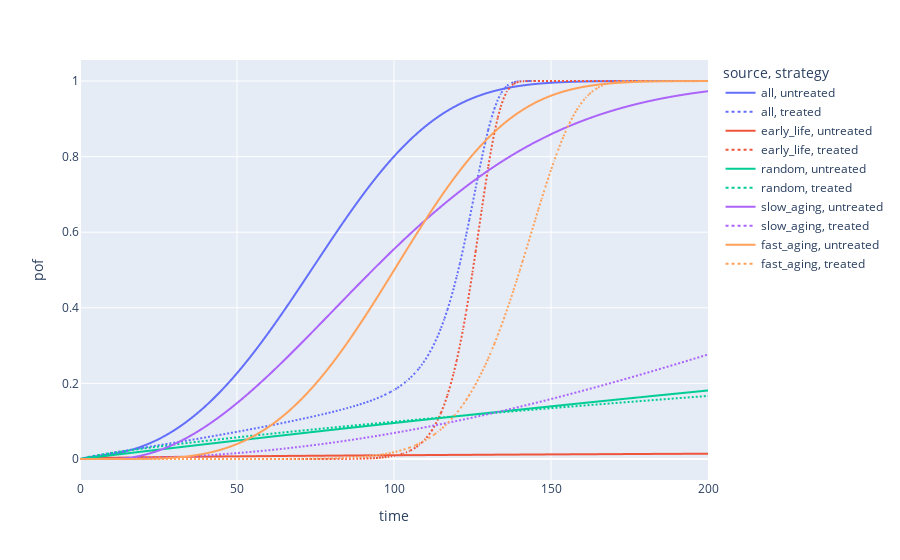
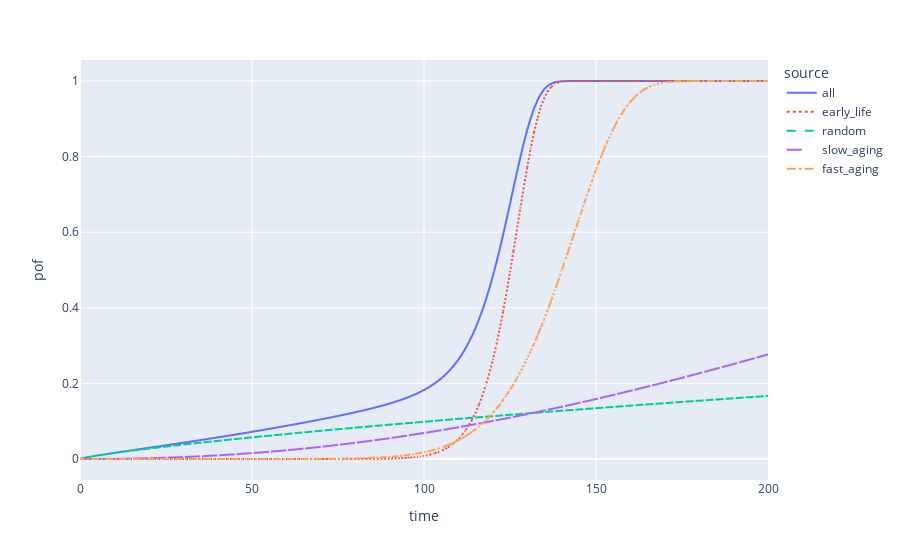

Here is the notebook cell these charts were saved with, in order:
### Code cell
def update_pof_figure2():

    pof = dict(
        untreated = pd.DataFrame(comp.expected_untreated(t_end=200)),
        treated = pd.DataFrame(comp.expected_pof(t_end=200)),
    )

    df = pd.concat(pof).rename_axis(['strategy', 'time']).reset_index()
    df = df.melt(id_vars = ['time', 'strategy'], var_name='source', value_name='pof')

    fig = px.line(df,x='time', y='pof', color='source', line_dash = 'strategy', line_group='strategy')
    return fig

update_pof_figure2().show()

def update_pof_figure():
    pof = comp.expected_pof(t_end=200)

    df = pd.DataFrame(pof)
    df.index.name = 'time'
    df = df.reset_index().melt(id_vars = 'time', var_name='source', value_name='pof')

    fig = px.line(df,x='time', y='pof', color='source', line_dash = 'source')
    return fig

update_pof_figure().show()

### Figure 1 — Plotly figure (JSON) as saved in the notebook; plotly's stock layout.template omitted (floating-point values rounded to 4 significant figures; data arrays with more than 128 entries replaced by an {"elided": "..."} marker saying what was removed)
{"data": [{"hovertemplate": "source=all<br>strategy=untreated<br>time=%{x}<br>pof=%{y}<extra></extra>", "legendgroup": "all, untreated", "line": {"color": "#636efa", "dash": "solid"}, "mode": "lines", "name": "all, untreated", "showlegend": true, "type": "scattergl", "x": {"elided": "201 int values"}, "xaxis": "x", "y": {"elided": "201 float values"}, "yaxis": "y"}, {"hovertemplate": "source=all<br>strategy=treated<br>time=%{x}<br>pof=%{y}<extra></extra>", "legendgroup": "all, treated", "line": {"color": "#636efa", "dash": "dot"}, "mode": "lines", "name": "all, treated", "showlegend": true, "type": "scattergl", "x": {"elided": "201 int values"}, "xaxis": "x", "y": {"elided": "201 float values"}, "yaxis": "y"}, {"hovertemplate": "source=early_life<br>strategy=untreated<br>time=%{x}<br>pof=%{y}<extra></extra>", "legendgroup": "early_life, untreated", "line": {"color": "#EF553B", "dash": "solid"}, "mode": "lines", "name": "early_life, untreated", "showlegend": true, "type": "scattergl", "x": {"elided": "201 int values"}, "xaxis": "x", "y": {"elided": "201 float values"}, "yaxis": "y"}, {"hovertemplate": "source=early_life<br>strategy=treated<br>time=%{x}<br>pof=%{y}<extra></extra>", "legendgroup": "early_life, treated", "line": {"color": "#EF553B", "dash": "dot"}, "mode": "lines", "name": "early_life, treated", "showlegend": true, "type": "scattergl", "x": {"elided": "201 int values"}, "xaxis": "x", "y": {"elided": "201 float values"}, "yaxis": "y"}, {"hovertemplate": "source=random<br>strategy=untreated<br>time=%{x}<br>pof=%{y}<extra></extra>", "legendgroup": "random, untreated", "line": {"color": "#00cc96", "dash": "solid"}, "mode": "lines", "name": "random, untreated", "showlegend": true, "type": "scattergl", "x": {"elided": "201 int values"}, "xaxis": "x", "y": {"elided": "201 float values"}, "yaxis": "y"}, {"hovertemplate": "source=random<br>strategy=treated<br>time=%{x}<br>pof=%{y}<extra></extra>", "legendgroup": "random, treated", "line": {"color": "#00cc96", "dash": "dot"}, "mode": "lines", "name": "random, treated", "showlegend": true, "type": "scattergl", "x": {"elided": "201 int values"}, "xaxis": "x", "y": {"elided": "201 float values"}, "yaxis": "y"}, {"hovertemplate": "source=slow_aging<br>strategy=untreated<br>time=%{x}<br>pof=%{y}<extra></extra>", "legendgroup": "slow_aging, untreated", "line": {"color": "#ab63fa", "dash": "solid"}, "mode": "lines", "name": "slow_aging, untreated", "showlegend": true, "type": "scattergl", "x": {"elided": "201 int values"}, "xaxis": "x", "y": {"elided": "201 float values"}, "yaxis": "y"}, {"hovertemplate": "source=slow_aging<br>strategy=treated<br>time=%{x}<br>pof=%{y}<extra></extra>", "legendgroup": "slow_aging, treated", "line": {"color": "#ab63fa", "dash": "dot"}, "mode": "lines", "name": "slow_aging, treated", "showlegend": true, "type": "scattergl", "x": {"elided": "201 int values"}, "xaxis": "x", "y": {"elided": "201 float values"}, "yaxis": "y"}, {"hovertemplate": "source=fast_aging<br>strategy=untreated<br>time=%{x}<br>pof=%{y}<extra></extra>", "legendgroup": "fast_aging, untreated", "line": {"color": "#FFA15A", "dash": "solid"}, "mode": "lines", "name": "fast_aging, untreated", "showlegend": true, "type": "scattergl", "x": {"elided": "201 int values"}, "xaxis": "x", "y": {"elided": "201 float values"}, "yaxis": "y"}, {"hovertemplate": "source=fast_aging<br>strategy=treated<br>time=%{x}<br>pof=%{y}<extra></extra>", "legendgroup": "fast_aging, treated", "line": {"color": "#FFA15A", "dash": "dot"}, "mode": "lines", "name": "fast_aging, treated", "showlegend": true, "type": "scattergl", "x": {"elided": "201 int values"}, "xaxis": "x", "y": {"elided": "201 float values"}, "yaxis": "y"}], "layout": {"legend": {"title": {"text": "source, strategy"}, "tracegroupgap": 0}, "margin": {"t": 60}, "xaxis": {"anchor": "y", "domain": [0, 1], "title": {"text": "time"}}, "yaxis": {"anchor": "x", "domain": [0, 1], "title": {"text": "pof"}}}}

### Figure 2 — Plotly figure (JSON) as saved in the notebook; plotly's stock layout.template omitted (floating-point values rounded to 4 significant figures; data arrays with more than 128 entries replaced by an {"elided": "..."} marker saying what was removed)
{"data": [{"hovertemplate": "source=all<br>time=%{x}<br>pof=%{y}<extra></extra>", "legendgroup": "all", "line": {"color": "#636efa", "dash": "solid"}, "mode": "lines", "name": "all", "showlegend": true, "type": "scattergl", "x": {"elided": "201 int values"}, "xaxis": "x", "y": {"elided": "201 float values"}, "yaxis": "y"}, {"hovertemplate": "source=early_life<br>time=%{x}<br>pof=%{y}<extra></extra>", "legendgroup": "early_life", "line": {"color": "#EF553B", "dash": "dot"}, "mode": "lines", "name": "early_life", "showlegend": true, "type": "scattergl", "x": {"elided": "201 int values"}, "xaxis": "x", "y": {"elided": "201 float values"}, "yaxis": "y"}, {"hovertemplate": "source=random<br>time=%{x}<br>pof=%{y}<extra></extra>", "legendgroup": "random", "line": {"color": "#00cc96", "dash": "dash"}, "mode": "lines", "name": "random", "showlegend": true, "type": "scattergl", "x": {"elided": "201 int values"}, "xaxis": "x", "y": {"elided": "201 float values"}, "yaxis": "y"}, {"hovertemplate": "source=slow_aging<br>time=%{x}<br>pof=%{y}<extra></extra>", "legendgroup": "slow_aging", "line": {"color": "#ab63fa", "dash": "longdash"}, "mode": "lines", "name": "slow_aging", "showlegend": true, "type": "scattergl", "x": {"elided": "201 int values"}, "xaxis": "x", "y": {"elided": "201 float values"}, "yaxis": "y"}, {"hovertemplate": "source=fast_aging<br>time=%{x}<br>pof=%{y}<extra></extra>", "legendgroup": "fast_aging", "line": {"color": "#FFA15A", "dash": "dashdot"}, "mode": "lines", "name": "fast_aging", "showlegend": true, "type": "scattergl", "x": {"elided": "201 int values"}, "xaxis": "x", "y": {"elided": "201 float values"}, "yaxis": "y"}], "layout": {"legend": {"title": {"text": "source"}, "tracegroupgap": 0}, "margin": {"t": 60}, "xaxis": {"anchor": "y", "domain": [0, 1], "title": {"text": "time"}}, "yaxis": {"anchor": "x", "domain": [0, 1], "title": {"text": "pof"}}}}
